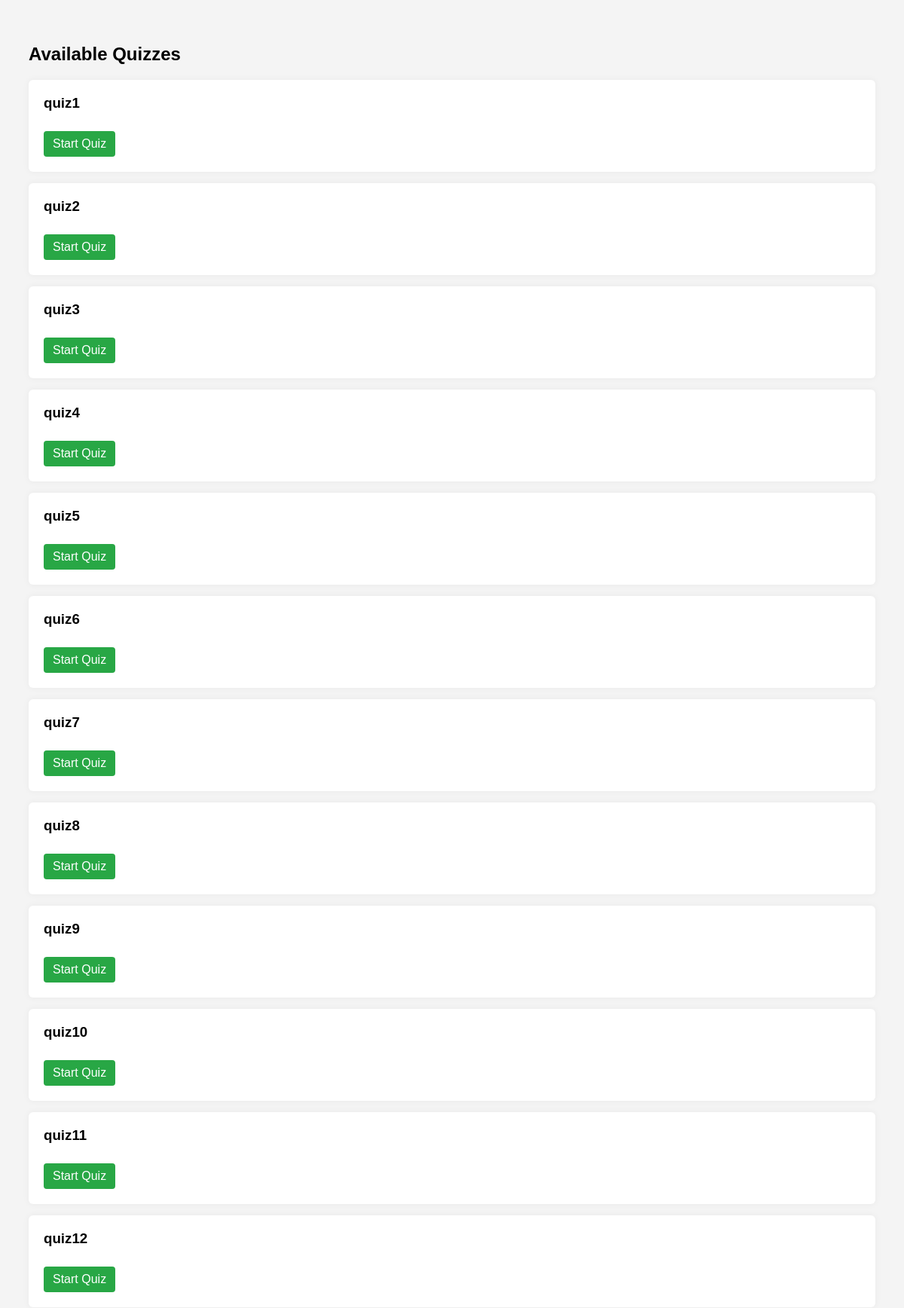
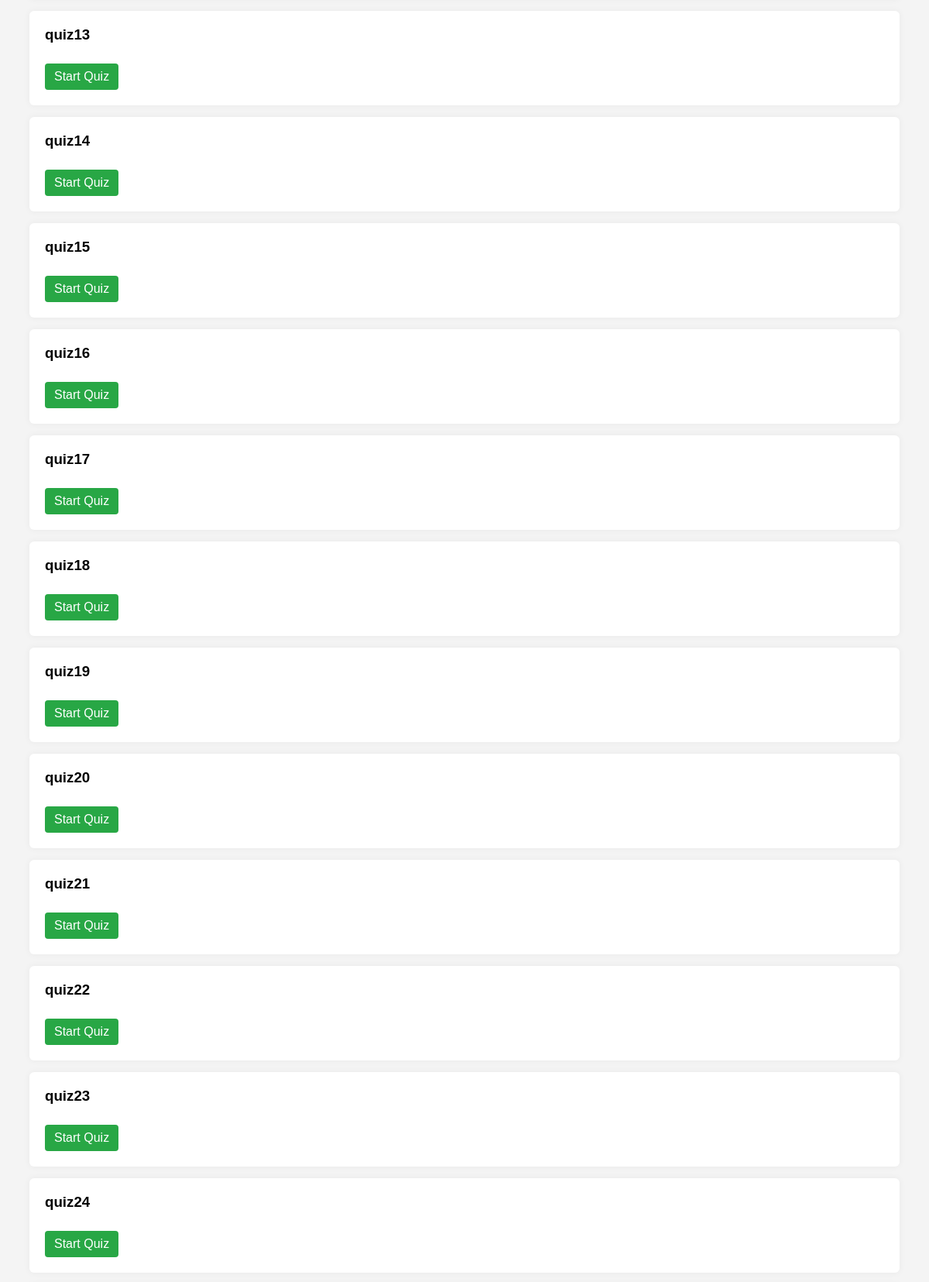
Page /quiz/ (signed in, upper part) on the committed database (2 pictures, top to bottom).
### quiz/models.py (models this page shows, shortened)
class Quiz(models.Model):
    title = models.CharField(max_length=200)

### quiz/views.py (the view)
# urls.py: path('', views.quiz_list, name='quiz_list'),
@login_required
def quiz_list(request):
    quizzes = Quiz.objects.all()
    return render(request, 'quiz_list.html', {'quizzes': quizzes})

### templates/quiz_list.html (shortened to what this page needs)
<!DOCTYPE html>
<html>
<head>
</head>
<body>
<h2>Available Quizzes</h2>
{% for quiz in quizzes %}
<div class="quiz-card">
    <h3>{{ quiz.title }}</h3>
    <a href="{% url 'take_quiz' quiz.id %}" class="btn">Start Quiz</a>
</div>
{% empty %}
<p>No quizzes available.</p>
{% endfor %}
</body>
</html>

### templates/quiz_list.html (style rules this page uses)
body { font-family: sans-serif; background: #f4f4f4; padding: 30px; }
.quiz-card { background: white; padding: 20px; border-radius: 6px; margin-bottom: 15px; box-shadow: 0 0 10px rgba(0,0,0,0.05); }
.quiz-card h3 { margin: 0; }
.btn { display: inline-block; margin-top: 10px; background: #28a745; color: white; padding: 8px 12px; text-decoration: none; border-radius: 4px; }

### rows in the picture
Quiz: title "quiz1"
Quiz: title "quiz2"
Quiz: title "quiz3"
Quiz: title "quiz4"
Quiz: title "quiz5"
Quiz: title "quiz6"
Quiz: title "quiz7"
Quiz: title "quiz8"
Quiz: title "quiz9"
Quiz: title "quiz10"
Quiz: title "quiz11"
Quiz: title "quiz12"
Quiz: title "quiz13"
Quiz: title "quiz14"
Quiz: title "quiz15"
Quiz: title "quiz16"
Quiz: title "quiz17"
Quiz: title "quiz18"
Quiz: title "quiz19"
Quiz: title "quiz20"
Quiz: title "quiz21"
Quiz: title "quiz22"
Quiz: title "quiz23"
Quiz: title "quiz24"
